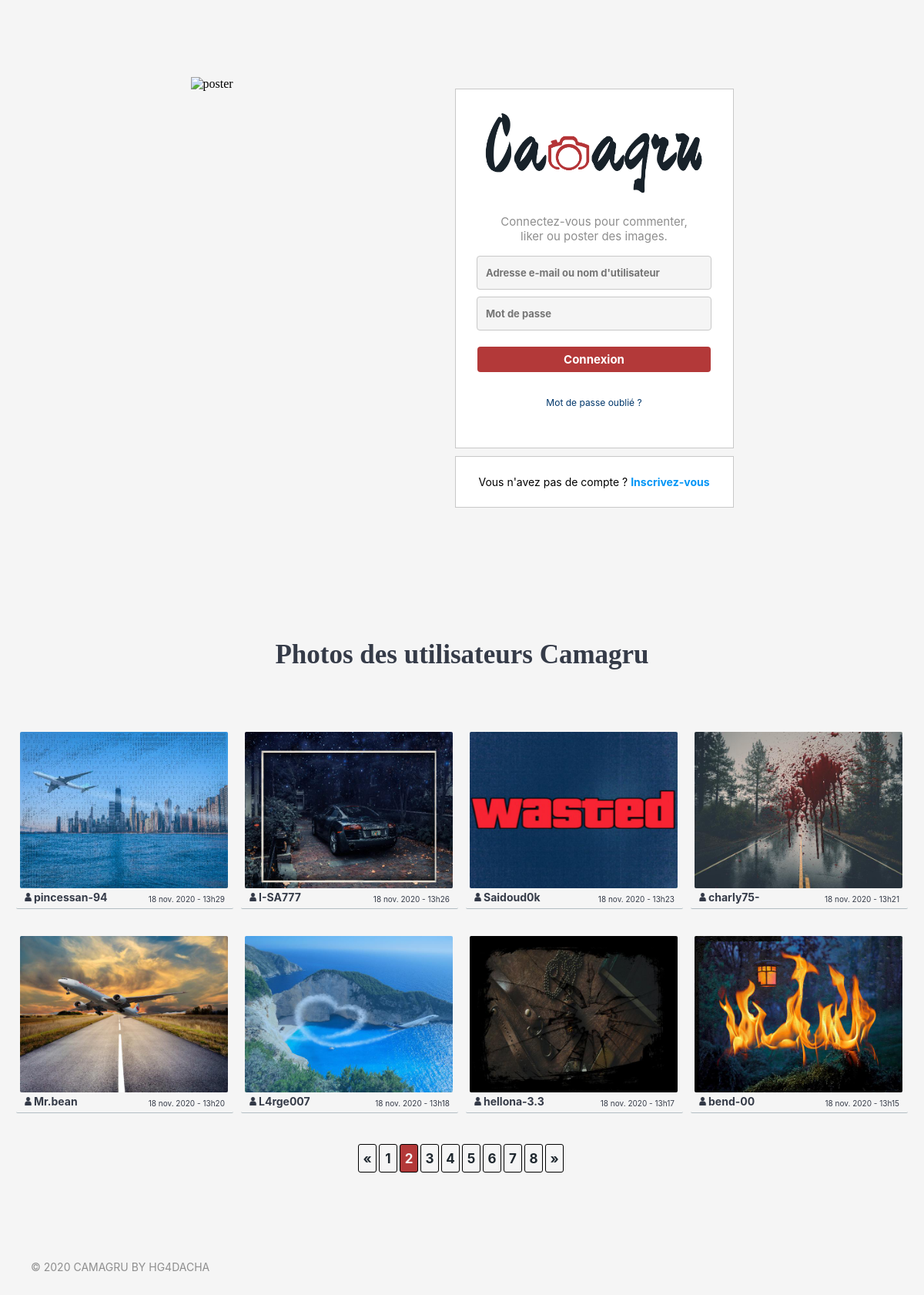
The app's page /index.php?page=2 with its own data.
### tables this page shows
CREATE TABLE `user_pictures` (
  `id` int(11) NOT NULL,
  `id_user` int(11) NOT NULL,
  `picture_id` varchar(255) NOT NULL,
  `picture_path` varchar(255) NOT NULL,
  `hour_picture` varchar(255) NOT NULL,
  `date_picture` varchar(255) NOT NULL
);

CREATE TABLE `users` (
  `id` int(11) NOT NULL,
  `lastname` varchar(255) NOT NULL,
  `firstname` varchar(255) NOT NULL,
  `email` varchar(255) NOT NULL,
  `username` varchar(255) NOT NULL,
  `passwordUsr` varchar(255) NOT NULL,
  `notif` tinyint(1) NOT NULL,
  `keyUsr` varchar(255) NOT NULL,
  `tokenUsr` tinyint(1) NOT NULL,
  `idCTRL` varchar(255) NOT NULL
);

### model/sqlFunctions.php (called while the page is built, shortened)
<?php
function PictNmbr()
{
    $dbc = db_connex();
    $reqField = $dbc->query("SELECT id FROM user_pictures");
    $reqField->execute();
    return $reqField->rowCount();
}
function pictr_recup($beginning, $picturesInPage) {
    $dbc = db_connex();
    $reqCtrl = $dbc->prepare("SELECT * FROM user_pictures ORDER BY id DESC LIMIT :beginning, :picturesInPage");
    $reqCtrl->bindValue(':beginning', $beginning, PDO::PARAM_INT);
    $reqCtrl->bindValue(':picturesInPage', $picturesInPage, PDO::PARAM_INT);
    $reqCtrl->execute();
    return $reqCtrl->fetchAll();
}
function recup_username_byID($id_user) {
    $dbc = db_connex();
    $reqID = $dbc->prepare("SELECT username FROM users WHERE id = :id_user");
    $reqID->bindValue(':id_user', $id_user, PDO::PARAM_INT);
    $reqID->execute();
    return $reqID->fetch();
}
?>

### controller/users_pictures.php (called while the page is built, shortened)
<?php
require_once($_SERVER['DOCUMENT_ROOT']."/camagru/model/sqlFunctions.php");
$picturesInPage = 8;
$picturesNmbr = pictNmbr();
$totalPage = ceil($picturesNmbr / $picturesInPage);
if (isset($_GET['page']) && !empty($_GET['page']) && $_GET['page'] > 0 && $_GET['page'] <= $totalPage) {
    $currentPage = $_GET['page'];
}
else {
    $currentPage = 1;
}
$beginning = ($currentPage - 1) * $picturesInPage;
$pictures = pictr_recup($beginning, $picturesInPage);
function idUsername($id_user) {
    $id_user = intval($id_user);
    return recup_username_byID($id_user);
}
?>

### index.php (the view, shortened to what this page needs)
<?php
require_once($_SERVER['DOCUMENT_ROOT']."/camagru/controller/connexion.php");
require_once($_SERVER['DOCUMENT_ROOT']."/camagru/controller/users_pictures.php");
?>
<!DOCTYPE html>
<html lang="fr">
<head>
    <link rel="stylesheet" href="/camagru/public/css/index.css" />
</head>
<body>
    <div id="contenu">
        <div id="central">
            <img id="poster" src="public/pictures/poster.png" alt="poster">
            <div id="bloc">
                <div id="connexion_frame">
                    <img id="logo" src="public/pictures/Camagru.png" alt="logo"/>
                    <p id="phrase">Connectez-vous pour commenter,<br/>liker ou poster des images.</p>
                    <form method="post" action="index.php">
                        <input id="first" type="text" name="identification" id="identification"
                        placeholder="Adresse e-mail ou nom d'utilisateur"
                        size="30" maxlength="75" value="<?php if(isset($identification)) { echo $identification; } ?>"/>
                        <input id="second" type="password" name="password" id="password"
                        placeholder="Mot de passe" size="30" maxlength="75" value="<?php if(isset($password)) { echo $password; } ?>"/>
                        <button type="submit" name="submit_connexion">Connexion</button>
                        <p><a id="f_pass" href="view/pswrd_forgot.php">Mot de passe oublié ?</a></p>
                    </form>
                </div>
                <div id="inscription_frame">
                    <p id="inscription">Vous n'avez pas de compte ? <a href="view/inscription.php">Inscrivez-vous</a></p>
                </div>
            </div>
        </div>
        <div id="site-pictures">
            <h1 id="user-tittle">Photos des utilisateurs Camagru</h1>
            <div id="pictures-div">
                <?php
                foreach($pictures as $pict) { ?>
                    <div class="img-and-username">
                        <div class="picture-div">
                            <img class="user-pictures" id="<?= $pict['picture_id'] ?>" src="<?= '/camagru/public/'.$pict['picture_path'] ?>" alt="image">
                        </div>
                        <div class="username-username">
                            <div class="user-2">
                                <img class="logo-username" src="/camagru/public/pictures/logo-username.png" alt="logo-username">
                                <span class="user-name"><?php $usrName = idUsername($pict['id_user']); echo($usrName[0]);?></span>
                            </div>
                            <span class='time-picture'><?= $pict['date_picture'].' - <br class="time-br">'.$pict['hour_picture'] ?></span>
                        </div>
                    </div>
                <?php
                    }
                ?>
            </div>
            <div id="number-div">
                <?php
                    if ($picturesNmbr > 8) {
                        if ($currentPage == 1) {
                            echo ('<span class="number" id="this-arrow">«</span>');
                        }
                        else {
                            echo ('<a class="number" href="/camagru/index.php?page='.($currentPage - 1).'#user-tittle">«</a> ');
                        }
                        for ($i = 1; $i <= $totalPage; $i++) {
                            if ($i == $currentPage) {
                                echo ('<span class="number" id="this-number">'.$i.'</span>');
                            }
                            else {
                                echo ('<a class="number" href="/camagru/index.php?page='.$i.'#user-tittle">'.$i.'</a> ');
                            }
                        }
                        if ($currentPage == $totalPage) {
                            echo ('<span class="number">»</span>');
                        }
                        else {
                            echo ('<a class="number" href="/camagru/index.php?page='.($currentPage + 1).'#user-tittle">»</a> ');
                        }
                    }
                ?>
            </div>
        </div>
        <footer>
            <p id="rights">© <?= date('Y'); ?> CAMAGRU BY HG4DACHA</p>
        </footer>
    </div>
</body>
</html>

### records on screen
user_pictures: picture+picture_path (picture), id_user.username "pincessan-94", date_picture "18 nov. 2020", hour_picture "13h29"
user_pictures: picture+picture_path (picture), id_user.username "I-SA777", date_picture "18 nov. 2020", hour_picture "13h26"
user_pictures: picture+picture_path (picture), id_user.username "Saidoud0k", date_picture "18 nov. 2020", hour_picture "13h23"
user_pictures: picture+picture_path (picture), id_user.username "charly75-", date_picture "18 nov. 2020", hour_picture "13h21"
user_pictures: picture+picture_path (picture), id_user.username "Mr.bean", date_picture "18 nov. 2020", hour_picture "13h20"
user_pictures: picture+picture_path (picture), id_user.username "L4rge007", date_picture "18 nov. 2020", hour_picture "13h18"
user_pictures: picture+picture_path (picture), id_user.username "hellona-3.3", date_picture "18 nov. 2020", hour_picture "13h17"
user_pictures: picture+picture_path (picture), id_user.username "bend-00", date_picture "18 nov. 2020", hour_picture "13h15"
